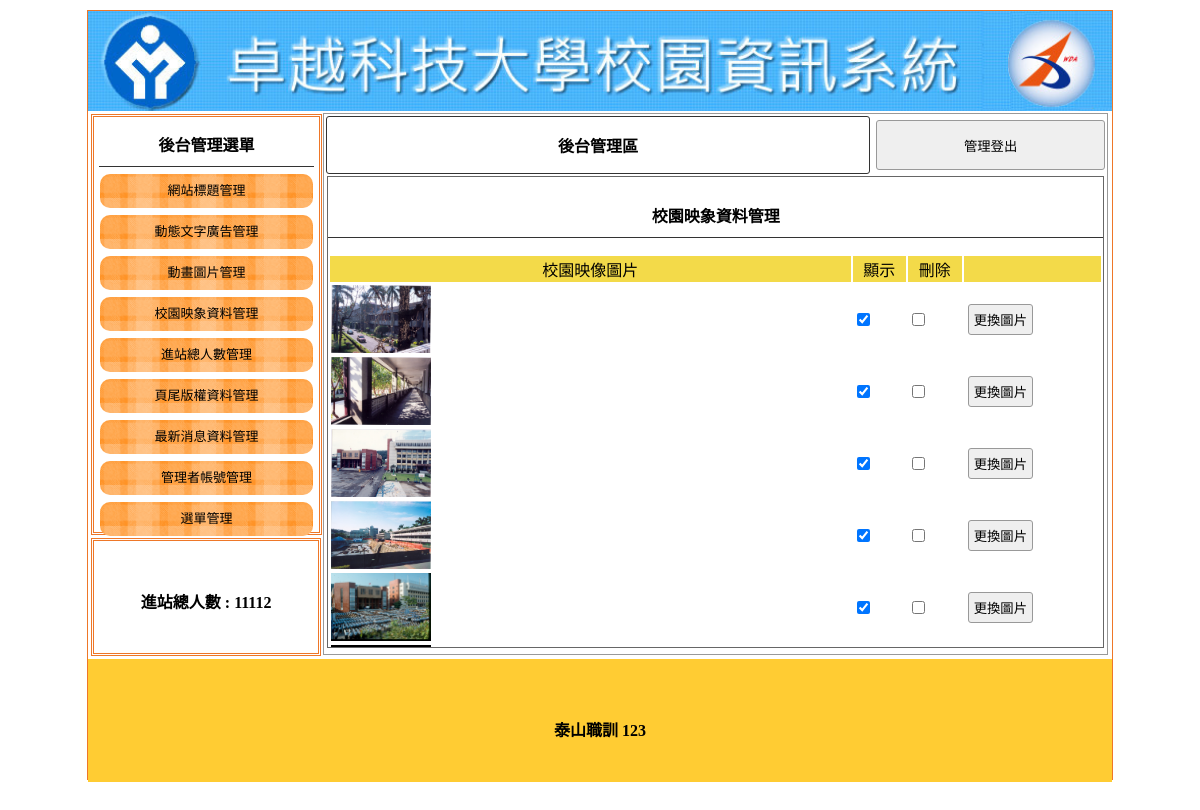
The app's page /admin.php?do=image&p=4 (signed in) with its own data.
### tables this page shows
CREATE TABLE `title` (
  `id` int(10) UNSIGNED NOT NULL,
  `img` text NOT NULL,
  `text` text NOT NULL,
  `sh` int(1) NOT NULL
);

CREATE TABLE `total` (
  `id` int(10) UNSIGNED NOT NULL,
  `total` int(10) UNSIGNED NOT NULL
);

CREATE TABLE `image` (
  `id` int(10) UNSIGNED NOT NULL,
  `img` text NOT NULL,
  `text` text NOT NULL,
  `sh` int(1) NOT NULL
);

CREATE TABLE `bottom` (
  `id` int(10) UNSIGNED NOT NULL,
  `bottom` text NOT NULL
);

### base.php (called while the page is built, shortened)
<?php
class DB{
    private $dsn = "mysql:host=localhost;charset=utf8;dbname=db99";
    private $root = "root";
    private $password = "";
    private $table = "";
    private $pdo;
public function __construct($table){
    $this->table = $table;
    $this->pdo = new PDO($this->dsn,$this->root,$this->password);
}
public function all(...$arg){
    $sql = "select * from $this->table ";
    if( !empty($arg[1]) ){
        $sql = $sql .$arg[1];
    }
    return $this->pdo->query($sql)->fetchAll();
}
public function find($arg){
    $sql = "select * from $this->table ";
    if(is_array($arg)){
        foreach($arg as $key => $value){
            $tmp[] = sprintf("`%s`='%s'",$key,$value);
        }
        $sql = $sql . " where " . implode("&&",$tmp);
    }else{
        $sql = $sql. " where `id`=" . "'" . $arg . "'";
    }
    return $this->pdo->query($sql)->fetch(PDO::FETCH_ASSOC);
}
}
?>

### backend/image.php (the view, shortened to what this page needs)
<div style="width:99%; height:87%; margin:auto; overflow:auto; border:#666 1px solid;">
    <p class="t cent botli">校園映象資料管理</p>
    <form method="post" action="api/edit.php">
        <table width="100%">
            <tbody>
                <tr class="yel">
                    <td width="68%">校園映像圖片</td>
                    <td width="7%">顯示</td>
                    <td width="7%">刪除</td>
                    <td></td>
                </tr>
<?php
    $table = $do;
    $db = new DB($table);
    $rows = $db-> all();
    foreach ( $rows as $row){
        $is_check=($row['sh'])?"checked":'';
?>
    <tr>
        <td width="68%"><img src="img/<?= $row['img']; ?>" style="width:100px;height:68px;"></td>
        <td width="7%"><input type="checkbox" name="sh[]" value="<?= $row['id']; ?>" <?= $is_check ?>></td>
        <td width="7%"><input type="checkbox" name="del[]" value="<?= $row['id']; ?>" ></td>
        <td><input type="button" onclick="op(&#39;#cover&#39;,&#39;#cvr&#39;,&#39;modal/upload_image.php?id=<?= $row['id']; ?>&table=<?= $table ?>&#39;)" value="更換圖片"></td>
    </tr>
<?php
  }
?>
            </tbody>
        </table>
    </form>
</div>

### admin.php (shortened to what this page needs)
<?php
include_once "base.php";
?>
<!DOCTYPE html PUBLIC "-//W3C//DTD XHTML 1.0 Transitional//EN" "http://www.w3.org/TR/xhtml1/DTD/xhtml1-transitional.dtd">
<html xmlns="http://www.w3.org/1999/xhtml">
<head>
	<link href="./css/css.css" rel="stylesheet" type="text/css">
</head>
<body>
	<div id="main">
		<?php
			$title = new DB('title');
			$ti = $title->find(['sh'=>1]);
		?>
		<a title="<?= $ti['text'];  ?>" href="index.php">
			<div class="ti" style="background:url(&#39;img/<?= $ti['img'];?>&#39;); background-size:cover;"></div>
		</a>
		<div id="ms">
			<div id="lf" style="float:left;">
				<div id="menuput" class="dbor">
					<span class="t botli">後台管理選單</span>
					<a style="color:#000; font-size:13px; text-decoration:none;" href="?do=title">
						<div class="mainmu">
							網站標題管理 </div>
					</a>
					<a style="color:#000; font-size:13px; text-decoration:none;" href="?do=ad">
						<div class="mainmu">
							動態文字廣告管理 </div>
					</a>
					<a style="color:#000; font-size:13px; text-decoration:none;" href="?do=mvim">
						<div class="mainmu">
							動畫圖片管理 </div>
					</a>
					<a style="color:#000; font-size:13px; text-decoration:none;" href="?do=image">
						<div class="mainmu">
							校園映象資料管理 </div>
					</a>
					<a style="color:#000; font-size:13px; text-decoration:none;" href="?do=total">
						<div class="mainmu">
							進站總人數管理 </div>
					</a>
					<a style="color:#000; font-size:13px; text-decoration:none;" href="?do=bottom">
						<div class="mainmu">
							頁尾版權資料管理 </div>
					</a>
					<a style="color:#000; font-size:13px; text-decoration:none;" href="?do=news">
						<div class="mainmu">
							最新消息資料管理 </div>
					</a>
					<a style="color:#000; font-size:13px; text-decoration:none;" href="?do=admin">
						<div class="mainmu">
							管理者帳號管理 </div>
					</a>
					<a style="color:#000; font-size:13px; text-decoration:none;" href="?do=menu">
						<div class="mainmu">
							選單管理 </div>
					</a>
				</div>
				<div class="dbor" style="margin:3px; width:95%; height:20%; line-height:100px;">
					<span class="t">進站總人數 :
					<?php
						$total = new DB("total");
						$tt = $total->find(1);
						echo $tt['total'];
					?>
					</span>
				</div>
			</div>
			<div class="di" style="height:540px; border:#999 1px solid; width:76.5%; margin:2px 0px 0px 0px; float:left; position:relative; left:20px;">
				<table width="100%">
					<tbody>
						<tr>
							<td style="width:70%;font-weight:800; border:#333 1px solid; border-radius:3px;" class="cent"><a href="?do=admin" style="color:#000; text-decoration:none;">後台管理區</a></td>
							<td><button onclick="location.replace(&#39;api/logout.php&#39;)" style="width:99%; margin-right:2px; height:50px;">管理登出</button></td>
						</tr>
					</tbody>
				</table>
	<?php
	$do = (!empty($_GET['do'])) ? $_GET['do'] : 'title';
	$file = 'backend/' . $do . ".php";
	if (file_exists($file)) {
		include $file;
	} else {
		include "backend/title.php";
	}
	?>
			</div>
		</div>
		<div style="width:1024px; left:0px; position:relative; background:#FC3; margin-top:4px; height:123px; display:block;">
			<span class="t" style="line-height:123px;">
			<?php
				$db = new DB('bottom');
				$ff = $db->find(1);
				echo $ff['bottom'];
			?>
			</span>
		</div>
	</div>
</body>
</html>

### css/css.css (style rules this page uses)
body { padding:0px; margin:0px; }
#main { width:1024px; height:768px; margin:10px auto 10px auto; border:#EE7728 1px solid; position:relative; }
.ti { width:100%; height:100px; position:relative; background-size:cover; background-repeat:no-repeat; }
.dbor { border:#EE7728 double 3px; margin:1px; padding:2px 10px 2px 10px; }
.t { font-weight:800; display:block; text-align:center; padding:10px 1px 10px 1px; }
.botli { border-bottom:#333 1px solid; }
.mainmu { position:relative; border-radius:10px; background:url(../icon/menu.fw.png) center no-repeat; background-size:cover; line-height:30px; padding:2px 10px 2px 10px; margin:7px 1px 7px 1px; height: 30px; text-align: center; }
#lf { height:540px; width:21%; display:inline-block; }
#menuput { width:100%; height:75%; position:relative; padding:5px; display:block; margin: 3px; }
.di { display:inline-block; }
.cent { text-align:center; }
input,button { border:#999 1px solid; border-radius:3px; background:#EFEFEF; padding:5px; margin:3px; }
.yel td { background:#F3DA49; text-align:center; }

### records on screen
title: img (picture)
total: total "11112"
image: img (picture)
image: img (picture)
image: img (picture)
image: img (picture)
image: img (picture)
image: img (picture)
bottom: bottom "泰山職訓 123"
